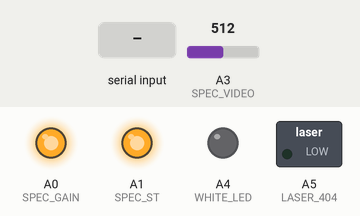
A sketch run on a simulated Arduino Uno, built with avr-gcc and run on an emulated ATmega328P. Shown: switched loads named in the sketch (green lamp = pin HIGH), output pins drawn as LEDs (lit = HIGH). The test bench sets the inputs (shaded band); at power-on: A3 (SPEC_VIDEO) = 512. Pins used as bus, display or sensor lines are not drawn; what the sketch prints to the serial monitor is not drawn.

Above: at 1.2 s.
1.3 s: "2\n" received over Serial
At 1.53 s:
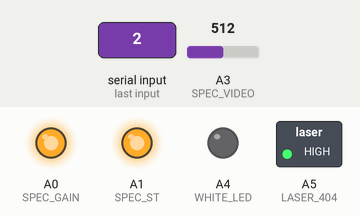
3.2 s: byte 51 ('3') received over Serial
At 3.43 s:
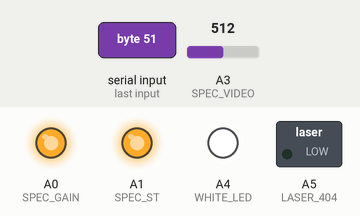
Timing chart, 0 to 6.2 s (numbered marks = the images above; inputs shaded):
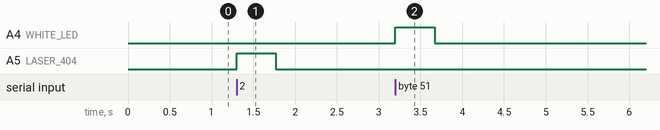

Measured:
- after the input at 1.3 s, A5 (LASER_404): LOW → HIGH at once, → LOW 0.47 s later
- after the input at 3.2 s, A4 (WHITE_LED): LOW → HIGH at once, → LOW 0.47 s later

The sketch:

spectro_arduino_sketch.ino
```cpp
// This code is a modified from the original sketch from Peter Jansen
// https://github.com/tricorderproject/arducordermini
// This code removes the external ADC and uses the internal ADC instead.
// also this code just prints the output to csv output to the terminal.

#define SPEC_GAIN        A0
//#define SPEC_EOS         NA
#define SPEC_ST          A1
#define SPEC_CLK         A2
#define SPEC_VIDEO       A3
#define WHITE_LED        A4
#define LASER_404        A5

#define SPEC_CHANNELS    256
uint16_t data[SPEC_CHANNELS];

void setup() {

  //pinMode(SPEC_EOS, INPUT);
  pinMode(SPEC_GAIN, OUTPUT);
  pinMode(SPEC_ST, OUTPUT);
  pinMode(SPEC_CLK, OUTPUT);

  pinMode(WHITE_LED, OUTPUT);
  pinMode(LASER_404, OUTPUT);
  digitalWrite(WHITE_LED, LOW);
  digitalWrite(LASER_404, LOW);


  //digitalWrite(WHITE_LED, HIGH);
  //digitalWrite(LASER_404, HIGH);

  digitalWrite(SPEC_GAIN, HIGH);
  digitalWrite(SPEC_ST, HIGH);
  digitalWrite(SPEC_CLK, HIGH);
  digitalWrite(SPEC_GAIN, HIGH); //LOW Gain
  //digitalWrite(SPEC_GAIN, LOW); //High Gain

//    Serial.begin(9600);
  Serial.begin(115200);
}

void readSpectrometer()
{
  //int delay_time = 35;     // delay per half clock (in microseconds).  This ultimately conrols the integration time.
  int delay_time = 1;     // delay per half clock (in microseconds).  This ultimately conrols the integration time.
  int idx = 0;
  int read_time = 35;      // Amount of time that the analogRead() procedure takes (in microseconds) (different micros will have different times)
  int intTime = 100;
  int accumulateMode = false;
  int i;

  // Step 1: start leading clock pulses
  for (int i = 0; i < SPEC_CHANNELS; i++) {
    digitalWrite(SPEC_CLK, LOW);
    delayMicroseconds(delay_time);
    digitalWrite(SPEC_CLK, HIGH);
    delayMicroseconds(delay_time);
  }

  // Step 2: Send start pulse to signal start of integration/light collection
  digitalWrite(SPEC_CLK, LOW);
  delayMicroseconds(delay_time);
  digitalWrite(SPEC_CLK, HIGH);
  digitalWrite(SPEC_ST, LOW);
  delayMicroseconds(delay_time);
  digitalWrite(SPEC_CLK, LOW);
  delayMicroseconds(delay_time);
  digitalWrite(SPEC_CLK, HIGH);
  digitalWrite(SPEC_ST, HIGH);
  delayMicroseconds(delay_time);

  // Step 3: Integration time -- sample for a period of time determined by the intTime parameter
  int blockTime = delay_time * 8;
  long int numIntegrationBlocks = ((long)intTime * (long)1000) / (long)blockTime;
  for (int i = 0; i < numIntegrationBlocks; i++) {
    // Four clocks per pixel
    // First block of 2 clocks -- measurement
    digitalWrite(SPEC_CLK, LOW);
    delayMicroseconds(delay_time);
    digitalWrite(SPEC_CLK, HIGH);
    delayMicroseconds(delay_time);
    digitalWrite(SPEC_CLK, LOW);
    delayMicroseconds(delay_time);
    digitalWrite(SPEC_CLK, HIGH);
    delayMicroseconds(delay_time);

    digitalWrite(SPEC_CLK, LOW);
    delayMicroseconds(delay_time);
    digitalWrite(SPEC_CLK, HIGH);
    delayMicroseconds(delay_time);
    digitalWrite(SPEC_CLK, LOW);
    delayMicroseconds(delay_time);
    digitalWrite(SPEC_CLK, HIGH);
    delayMicroseconds(delay_time);
  }


  // Step 4: Send start pulse to signal end of integration/light collection
  digitalWrite(SPEC_CLK, LOW);
  delayMicroseconds(delay_time);
  digitalWrite(SPEC_CLK, HIGH);
  digitalWrite(SPEC_ST, LOW);
  delayMicroseconds(delay_time);
  digitalWrite(SPEC_CLK, LOW);
  delayMicroseconds(delay_time);
  digitalWrite(SPEC_CLK, HIGH);
  digitalWrite(SPEC_ST, HIGH);
  delayMicroseconds(delay_time);

  // Step 5: Read Data 2 (this is the actual read, since the spectrometer has now sampled data)
  idx = 0;
  for (int i = 0; i < SPEC_CHANNELS; i++) {
    // Four clocks per pixel
    // First block of 2 clocks -- measurement
    digitalWrite(SPEC_CLK, LOW);
    delayMicroseconds(delay_time);
    digitalWrite(SPEC_CLK, HIGH);
    delayMicroseconds(delay_time);
    digitalWrite(SPEC_CLK, LOW);

    // Analog value is valid on low transition
    if (accumulateMode == false) {
      data[idx] = analogRead(SPEC_VIDEO);
    }
    else {
      data[idx] += analogRead(SPEC_VIDEO);
    }
    idx += 1;
    if (delay_time > read_time) delayMicroseconds(delay_time - read_time);   // Read takes about 135uSec

    digitalWrite(SPEC_CLK, HIGH);
    delayMicroseconds(delay_time);

    // Second block of 2 clocks -- idle
    digitalWrite(SPEC_CLK, LOW);
    delayMicroseconds(delay_time);
    digitalWrite(SPEC_CLK, HIGH);
    delayMicroseconds(delay_time);
    digitalWrite(SPEC_CLK, LOW);
    delayMicroseconds(delay_time);
    digitalWrite(SPEC_CLK, HIGH);
    delayMicroseconds(delay_time);
  }

  // Step 6: trailing clock pulses
  for (int i = 0; i < SPEC_CHANNELS; i++) {
    digitalWrite(SPEC_CLK, LOW);
    delayMicroseconds(delay_time);
    digitalWrite(SPEC_CLK, HIGH);
    delayMicroseconds(delay_time);
  }
}

void print_data()
{
  for (int i = 0; i < SPEC_CHANNELS; i++)
  {
    Serial.print(data[i]);
    Serial.print(',');
  }
  Serial.print("\n");
}

void do_spectro()  {
  readSpectrometer();
  print_data();
  Serial.print("done\n");
  delay(10);
}
void do_fluoro()  {
  digitalWrite(LASER_404, HIGH);
  readSpectrometer();
  digitalWrite(LASER_404, LOW);
  print_data();
  Serial.print("done\n");
  delay(10);
}
void do_color()  {
  digitalWrite(WHITE_LED, HIGH);
  readSpectrometer();
  digitalWrite(WHITE_LED, LOW);
  print_data();
  Serial.print("done\n");
  delay(10);
}

void loop()  {
  if (Serial.available()) {
    char c = Serial.read();
    Serial.println(c);
    if (c == '1') {do_spectro();}
    if (c == '2') {do_fluoro();}
    if (c == '3') {do_color();}
  }
}
```
